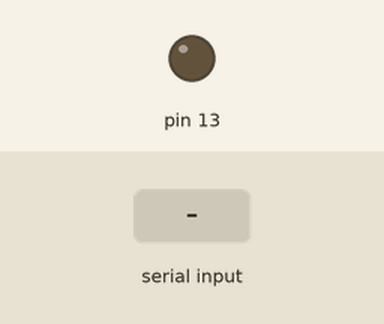
Recording of a sketch running on a simulated Arduino Uno, built with avr-gcc and run on an emulated ATmega328P. Parts: output pins drawn as LEDs (lit = HIGH). Inputs (shaded band) come from the test bench.

Above: at 1.2 s.
1.3 s: "on" received over Serial
At 2.1 s:
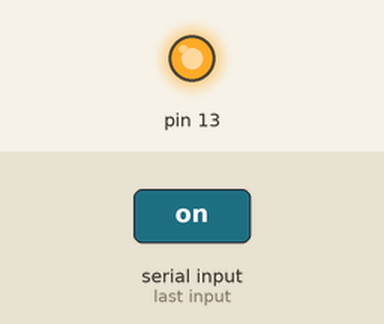
2.9 s: "off" received over Serial
At 3.3 s:
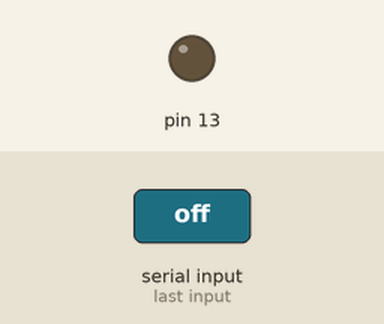
Timing chart, 0 to 5.9 s (numbered marks = the images above; inputs shaded):
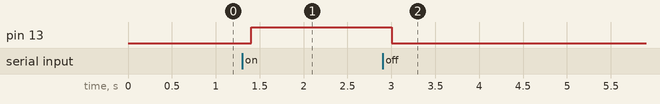

The sketch:

arduinoCode.ino
```cpp
void setup() {
 Serial.begin(9600);
 Serial.setTimeout(100); //default 1 second of waiting
 pinMode(13, OUTPUT);
}

void loop() {
  if(Serial.available() > 0){
    String txt = Serial.readString();
    if(txt == "on"){
      digitalWrite(13, HIGH);
    }else if(txt == "off"){
      digitalWrite(13, LOW);
    }
  }
}
```

Measured:
- after the input at 1.3 s, pin 13: LOW → HIGH after 0.10 s
- after the input at 2.9 s, pin 13: HIGH → LOW after 0.10 s
